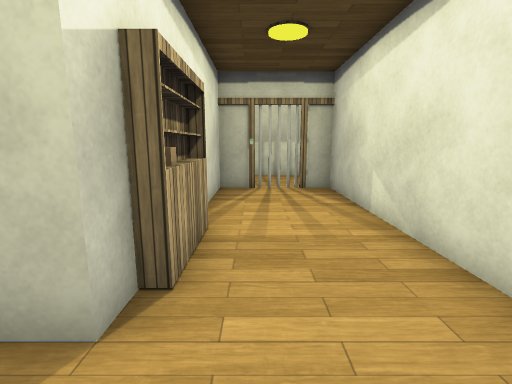
View 1 (above)

16 first-person views from a walk through a Unity game level. The camera is 1.5 m above the floor, tilts 10° down and sees 85° across. The floor is counted in squares, 1 m on a side. Each view is taken from the middle of a square. On the plan, view 1 faces up. The plan holds only what a view shows up to about 14 squares ahead; the rest is blank. Some surface patterns are stand-ins.

View 2
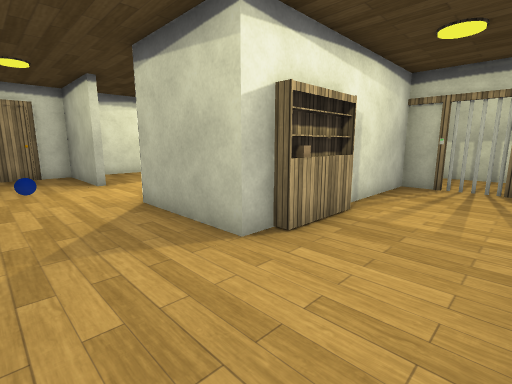

View 3
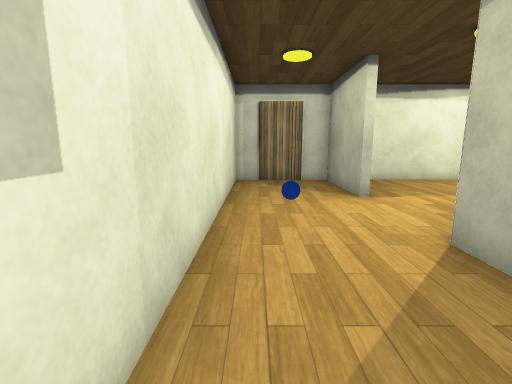

View 4
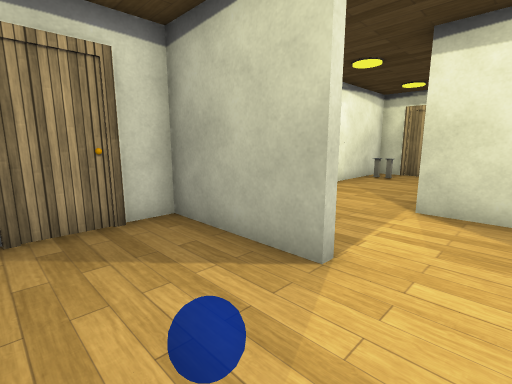

View 5
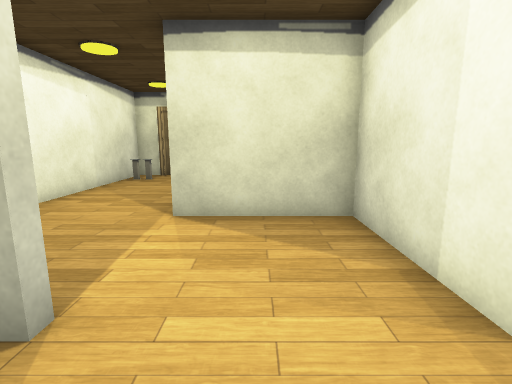

View 6
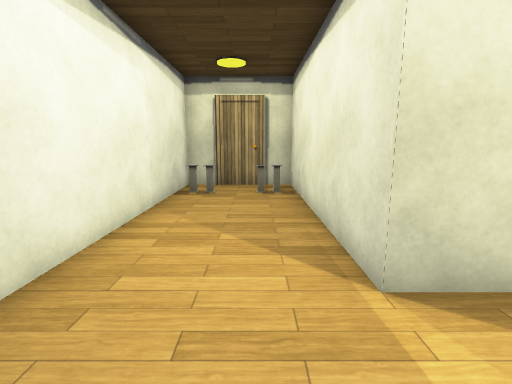

View 7
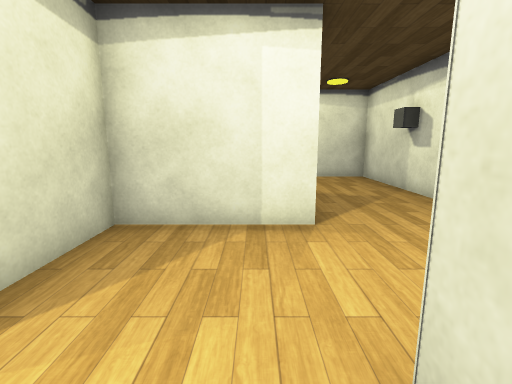

View 8
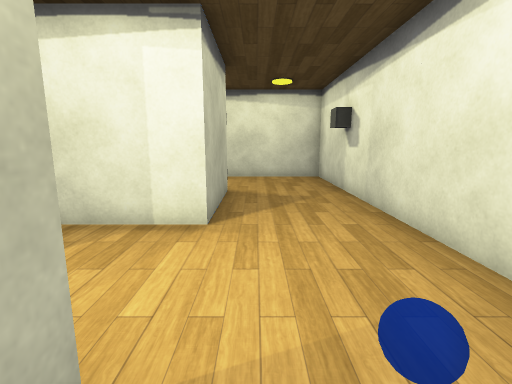

View 9
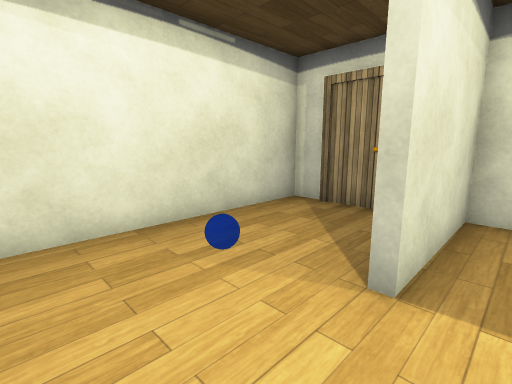

View 10
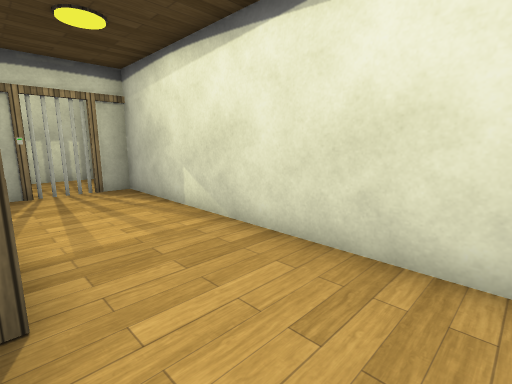

View 11
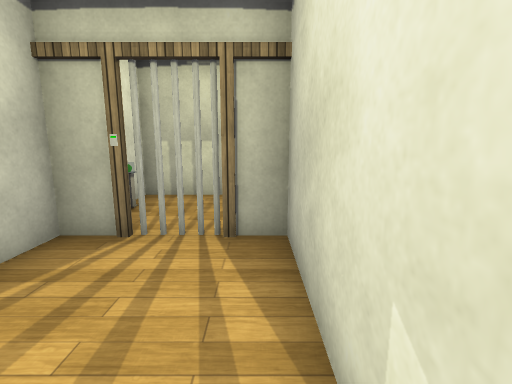

View 12
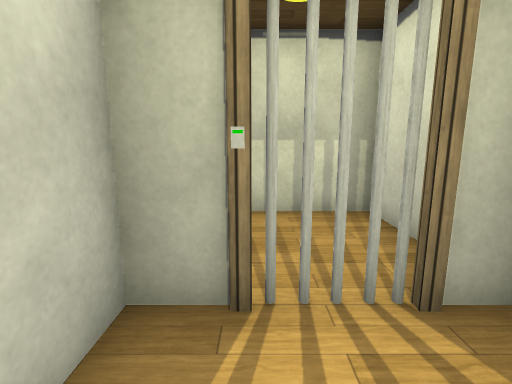

View 13
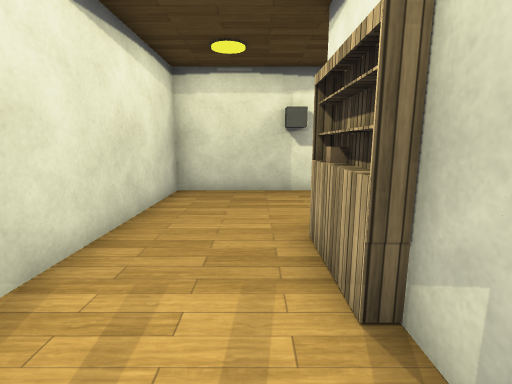

View 14
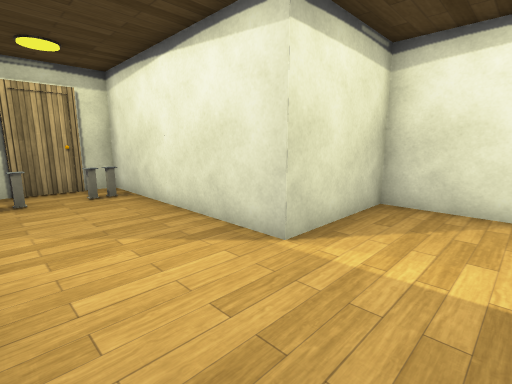

View 15
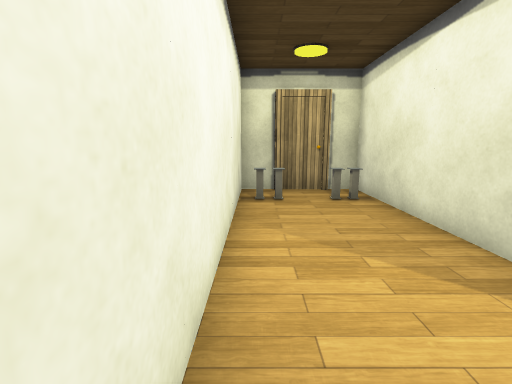

View 16
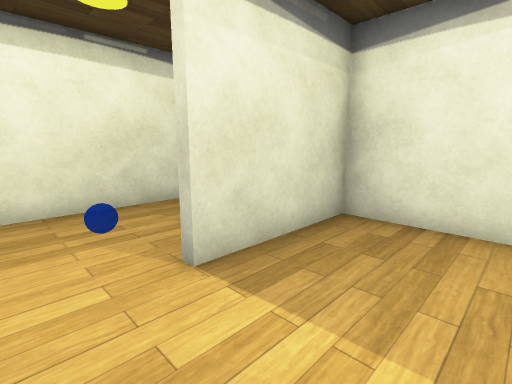

### Floor plan
Points are (right, up) in squares from view 1. A wall is a line through its corners. A room is listed if a view was taken in it or the views show most of it. See-through windows are left out.
Room 1 (views 1, 2, 3, 4, 5, 6, 7, 8, 9, 10, 11, 12, 13, 14, 15, 16)
walls: (-8.6, 1.9) (-12.5, 1.9) (-12.5, 0.7); (-1.2, 2.7) (-1.2, 1.9) (-5, 1.9) (-5, 5.6) (-8.7, 5.6) (-8.7, 13) (-9.8, 13); (-12.3, 0.9) (-12.3, -0.9); (-1.2, 9.4) (-1.2, 4.9); (-12.5, -0.9) (-12.5, -1.8) (2.5, -1.8) (2.5, 9.4) (1.4, 9.4); (-9.6, 12.8) (-11.5, 12.8); (-9.9, 13) (-12.5, 13) (-12.5, 2.2) (-8.6, 2.2); (2.5, 11.1) (2.5, 13) (-1.2, 13) (-1.2, 12)
objects: pedestal (-12, 11) to (-12, 12); pedestal (-11, 11); pedestal (-10, 11) to (-10, 12); pedestal (-9, 11); bookshelf (-1, 4); pedestal (-1, 11); other object (0, 9); other object (1, 9)

Positions as (right, up) in squares from view 1, and headings:
1: (0, 0), facing up
2: (2, -1), facing up-left
3: (-1, -1), facing left
4: (-7, -1), facing up-left
5: (-7, 0), facing up
6: (-10, 3), facing up
7: (-10, 3), facing right
8: (-10, 1), facing right
9: (-6, 3), facing down-left
10: (-1, 0), facing up-right
11: (2, 5), facing up
12: (0, 7), facing up
13: (0, 7), facing down
14: (-12, 3), facing up-right
15: (-12, 4), facing up
16: (-7, 5), facing down-left
